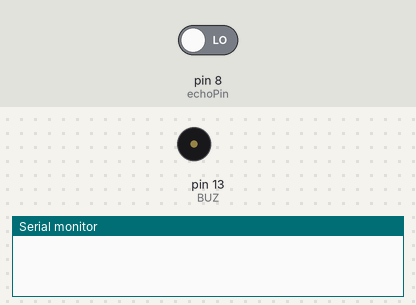
This sketch was run on a simulated Arduino Uno, built with avr-gcc and run on an emulated ATmega328P. Parts: buzzer (waves = sounding, pin HIGH), the last lines printed to the serial monitor. Inputs (shaded band) come from the test bench; at power-on: pin 8 (echoPin) LOW. Pins used as bus, display or sensor lines are not drawn.

Above: at 0.5 s.
At 2.94 s:
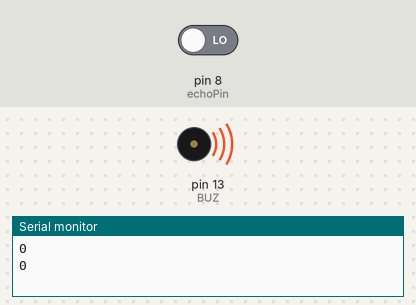
Timing chart, 0 to 3.5 s (numbered marks = the images above):
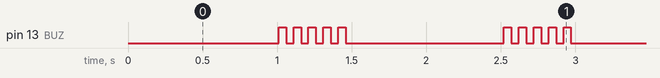

The sketch:

sketch_may23d.ino
```cpp
#define trigPin 9           // Trig Pin Of HC-SR04
#define echoPin 8        // Echo Pin Of HC-SR04
#define BUZ 13     //BUZZER
long duration, distance;

void setup()
{
   pinMode(BUZ, OUTPUT);
   pinMode(trigPin, OUTPUT);       // Set Trig Pin As O/P To Transmit Waves
   pinMode(echoPin, INPUT);        //Set Echo Pin As I/P To Receive Reflected Waves
}

void loop()
{
  Serial.begin(9600);
  digitalWrite(trigPin, LOW);
  delayMicroseconds(2);
  digitalWrite(trigPin, HIGH);       // Transmit Waves For 10us
  delayMicroseconds(10);
  duration = pulseIn(echoPin, HIGH);        // Receive Reflected Waves
  distance = duration / 58.2;                       // Get Distance
  Serial.println(distance);
  delay(10);
  if (distance < 15)               // Condition For Absence Of Obstacle
  {
   // turn BUZZER ON & OFF 5 times:
    for (int i=0; i<5; i++)
    {
    digitalWrite(BUZ, HIGH);
    delay(50);
    digitalWrite(BUZ, LOW);
    delay(50);
  }

  }
}
```

Measured:
- by itself, pin 13 (BUZ): repeats every 1.5 s: 4 × (LOW 0.05 s, HIGH 0.05 s), LOW 1.1 s, HIGH 0.05 s
- by itself, everything shown: repeats every 1.5 s, in 10 steps
